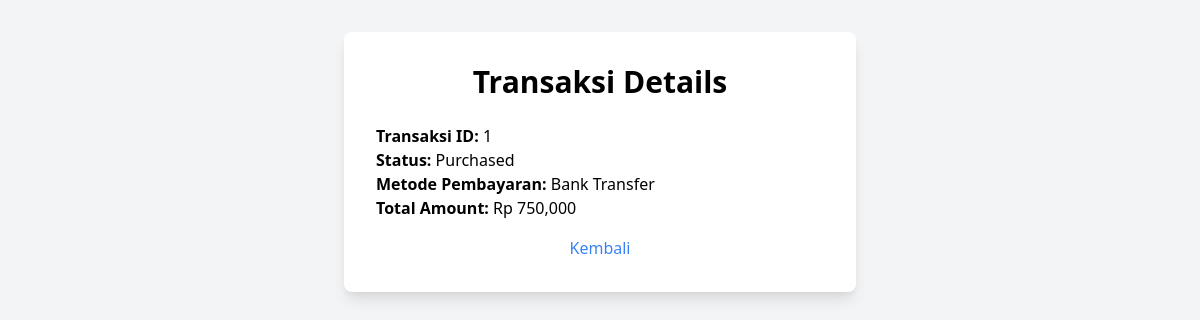
Page /transaction/transaction/1/ on the earlier database version.
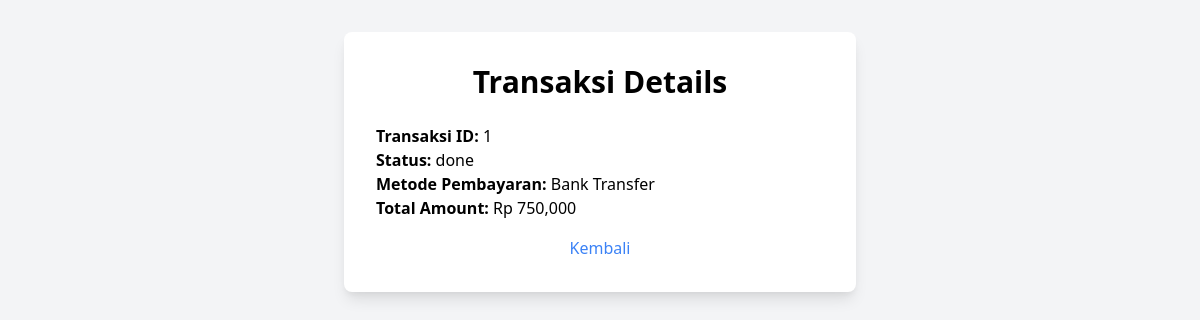
Same page on the later database version.
### transaction/models.py (models this page shows, shortened)
class Transaction(models.Model):
    STATUS_CHOICES = [
        ('purchased', 'Purchased'),
        ('ondeliver', 'On Deliver'),
        ('success', 'Success'),
    ]
    PAYMENT_METHOD_CHOICES = [
        ('credit_card', 'Credit Card'),
        ('bank_transfer', 'Bank Transfer'),
        ('cash', 'Cash'),
    ]
    user = models.ForeignKey(User, on_delete=models.CASCADE, related_name="transactions")
    total = models.DecimalField(max_digits=10, decimal_places=2)
    date = models.DateTimeField(auto_now_add=True)
    status = models.CharField(max_length=16, choices=STATUS_CHOICES, default='purchased')
    payment_method = models.CharField(max_length=16, choices=PAYMENT_METHOD_CHOICES)

### transaction/views.py (the view)
# urls.py: path('transaction/<int:transaction_id>/', views.transaction_detail, name='transaction_detail'),
def transaction_detail(request, transaction_id):
    transaction = Transaction.objects.get(id=transaction_id)
    return render(request, "transaction/detail.html", {"transaction": transaction})

### products/templatetags/rupiah_filter.py (called while the page is built)
@register.filter
def rupiah_format(value):
    value = int(value)
    formatted_value = f"{value:,}"
    return f"Rp {formatted_value}"

### transaction/templates/transaction/detail.html (shortened to what this page needs)
{% load rupiah_filter %}
<!DOCTYPE html>
<html lang="en">
<head>
    <link href="https://cdn.jsdelivr.net/npm/tailwindcss@2.1.2/dist/tailwind.min.css" rel="stylesheet">
</head>
<body class="bg-gray-100">
    <div class="max-w-lg mx-auto p-8 bg-white shadow-lg rounded-lg mt-8">
        <h2 class="text-3xl font-bold text-center mb-6">Transaksi Details</h2>
        <p><strong>Transaksi ID:</strong> {{ transaction.id }}</p>
        <p><strong>Status:</strong> {{ transaction.get_status_display }}</p>
        <p><strong>Metode Pembayaran:</strong> {{ transaction.get_payment_method_display }}</p>
        <p><strong>Total Amount:</strong> {{ transaction.total|rupiah_format }}</p>
        <a href="{% url 'dashboard' %}" class="text-blue-500 hover:underline mt-4 block text-center">Kembali</a>
    </div>
</body>
</html>

Differences in the rows shown:
changed Transaction "Bank Transfer": status "Purchased" → "done"
